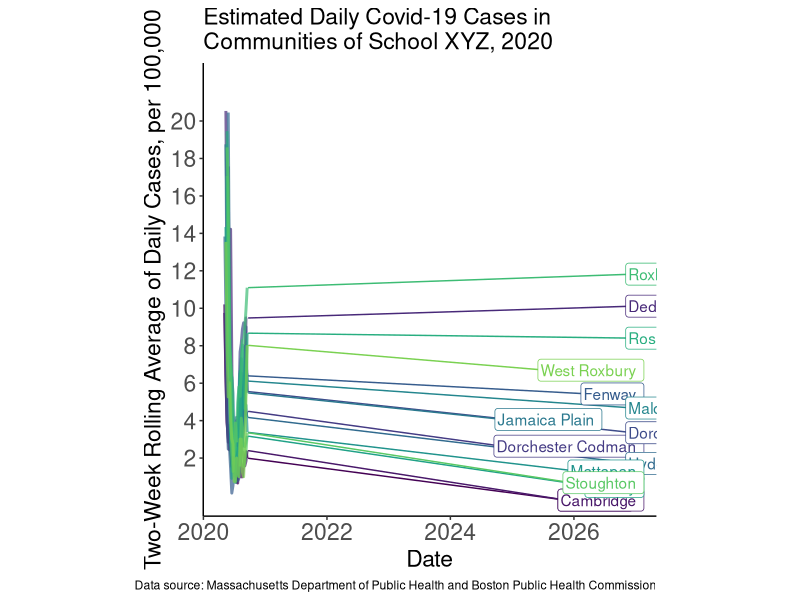
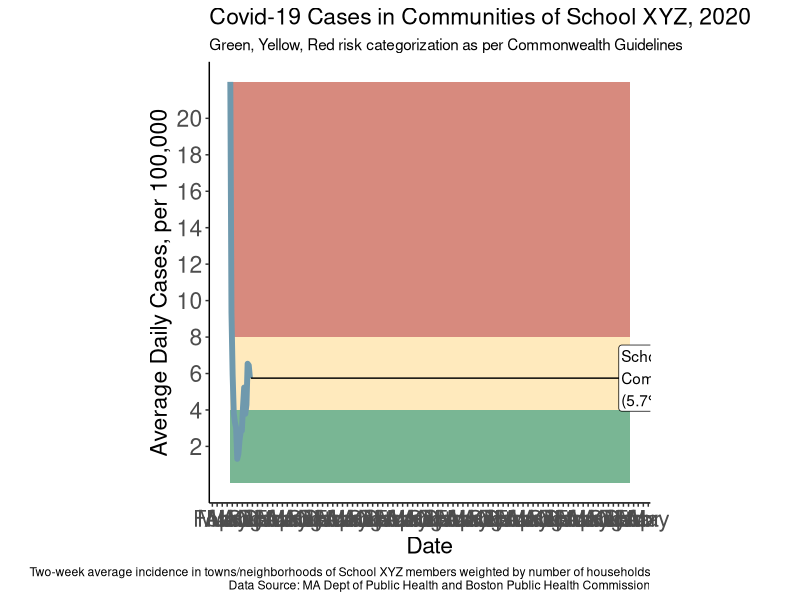
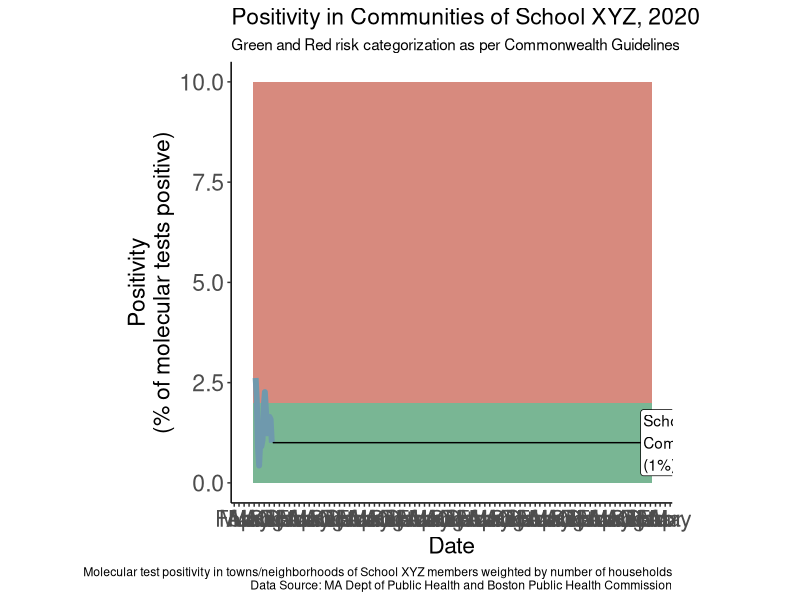

Recreate these plots in R, in order.
library(tidyverse)
library(ggrepel)
library(viridis)


# ###forming .csv files for needed data calls, will not to keep, but saving in case issues arise
# setwd("~/Dropbox (Partners HealthCare)/R files/covid") ## good practice to set a working directory
# ## MA zipcode listing
# MAtowns<-covidtowns %>%
#   distinct(zipcode, .keep_all = TRUE) %>%
#   dplyr::select(zipcode, Town)
# 
# write_csv(MAtowns, "MAtowns.csv")
# 
# ## Unified MDPH and BPHC data, longitudinal
# #MDPH data
# covidtowns1 <-read_excel("MGB census.xlsx", sheet="Towns", guess_max = 20000)
# covidtowns1$date <-(lubridate::ymd(covidtowns1$date))
# covidtowns1$Count <-as.numeric(covidtowns1$Count)
# covidtowns1$Count <-replace_na(covidtowns1$Count, 3)  #MDPH does not report case counts between 1 and 5, impute as 3
# covidtowns1$Tests <-as.numeric(covidtowns1$Tests)
# covidtowns<-covidtowns1 %>%
#   filter(Town != "Boston") %>%  #remove Boston, as included as neighborhoods instead
#   distinct(date, Town, .keep_all = TRUE) %>%
#   dplyr::select(Town, date, Count, Tests)
# 
# #BPHC data
# boscovidtowns1 <-read_excel("MGB census.xlsx", sheet="Boston")
# boscovidtowns1$date <-(lubridate::ymd(boscovidtowns1$date))
# boscovidtowns1$Count <-as.numeric(boscovidtowns1$Count)
# boscovidtowns1$Tests <-as.numeric(boscovidtowns1$Tests)
# boscovidtowns<- boscovidtowns1 %>%
#   distinct(date, Town, .keep_all = TRUE) %>%
#   dplyr::select(Town, date, Count, Tests)
# 
# allcovidtowns<- full_join(covidtowns, boscovidtowns)
# write_csv(allcovidtowns, "allcovidtowns.csv")
# 
# ##town population table
# townpoptable<- covidtowns1 %>%
#   filter(date=="2020-07-08")%>%  #last date MDPH published rates that can be used to impute population
#   mutate(town_population=round((Count*(100000/as.numeric(Rate)))),
#          town_population = replace_na(town_population, 1500) #for towns unable to calc population, setting at 1500
#   )
# townpoptable<-townpoptable %>% dplyr::select(town_population, Town) %>%
#   filter(Town != "Boston")  #remove Boston, as included as neighborhoods instead
# 
# bostownpoptable<-boscovidtowns1 %>%
#   filter(date=="2020-07-08")%>%  
#   mutate(town_population=round((Count*(100000/as.numeric(Rate)))),
#          town_population = replace_na(town_population, 1500) #for towns unable to calc population, setting at 1500
#   )%>%
#   distinct(date, Town, .keep_all = TRUE)
# bostownpoptable<-bostownpoptable %>% dplyr::select(town_population, Town)
# 
# townpoptable<- full_join(townpoptable,bostownpoptable)
# write_csv(townpoptable, "MAtownpoptable.csv")
# 
# ###end

#read in Town/zipcode list for MA
MAtowns<-read_csv(here::here("data", "MAtowns.csv"))

#read in school/organization name
Org.name<-"School XYZ"

#read in school/organization zipcode listing and create zipcode weights
OrgZips<-read_csv(here::here("data", "NSzips.csv"), col_types = cols(.default = "c"))
numberzip<-OrgZips %>% tally()


ZipWeights<- OrgZips %>%
  group_by(zipcode) %>% 
  tally() %>% 
  mutate(weight=n/numberzip$n)

#read in weekly longitudinal town (and Boston neighborhood) data from MDPH/BPHC for testing and case counts
MAcovid<-read_csv(here::here("data", "allcovidtowns.csv"), col_types = cols(.default = "c"))
  MAcovid$date <-(lubridate::ymd(MAcovid$date))
  MAcovid$Count <-as.numeric(MAcovid$Count)
  MAcovid$Tests <-as.numeric(MAcovid$Tests)
  
#read in town/neighborhood populuation table
MAtownpoptable<-read_csv(here::here("data", "MAtownpoptable.csv"))

#add population to MAcovid
MAcovid<-left_join(MAcovid, MAtownpoptable, by="Town")

#add all zipcodes to MAcovid, multiple zipcode per Town (eg Back Bay as 7)
MAcovid<- left_join(MAtowns, MAcovid, by="Town")

##Create school/organization specific dataset and calculate rates

#limit list to organization's zipcodes by adding zips and joining
Org.MAcovid<- dplyr::filter(MAcovid, MAcovid$zipcode %in% ZipWeights$zipcode)
Org.MAcovid<- left_join(Org.MAcovid, ZipWeights, by="zipcode")
  
#calculate town-specific weights and rates
Org<-Org.MAcovid %>%
  distinct(Town, date, .keep_all = TRUE) %>% #need to include otherwise towns with multiple zips have multiple rows
  group_by(Town) %>%
  dplyr::arrange(date, .by_group = TRUE) %>% #avoids the issue with negative incidence for first date for each town due to substracting prior town cases
  mutate(Count.wt=(Count*weight),
         population.wt=town_population*weight,
         Rate=(Count/town_population)*100000,
         Tests.wt=(Tests*weight),
         incidence7day=Rate-(lag(Rate,1)),
         incidence1day=(Rate-lag(Rate,1))/7,
         incidence14day=Rate-lag(Rate,2), 
         incidence1day2wk=(Rate-lag(Rate,2))/14,
         Tests2wk=Tests-(lag(Tests,2)),
         Count2wk=Count-(lag(Count,2)),
         positivity2wk=Count2wk/Tests2wk, 
         town_population=(Count/Rate)*100000,
         testingrate=100000*Tests2wk/ town_population
         )

Org.community<- Org %>%
  arrange(Town,date)   %>% 
  group_by(date) %>% 
  summarise(Count=sum(Count),
            Count.weighted=sum(Count.wt),
            Tests=sum(Tests),
            Tests.weighted=sum(Tests.wt),
            population=sum(town_population),
            population.weighted=sum(population.wt))

Org.community<- Org.community %>% 
  arrange(date)   %>% 
  mutate(incidence14day=((Count.weighted-lag(Count.weighted,2))/population.weighted)*100000,
         incidence1day=incidence14day/14,
         positivity14day=100*((Count.weighted-lag(Count.weighted,2))/(Tests.weighted-lag(Tests.weighted,2)))
         )
  

Org %>%
  mutate(incidence1day=replace(incidence1day,incidence1day > 22, 22)) %>% #overwrite peak to fit in plot
  ggplot( aes(x=date, group=Town, color=Town)) +
  theme_classic() + theme(aspect.ratio=1, plot.title = element_text(size = rel(1.5)),
                          axis.title = element_text(size = rel(1.5)), axis.text = element_text(size = rel(1.5)))+
  geom_line(aes(y=incidence1day2wk), alpha=.7, size=1) +
  scale_color_viridis(discrete = TRUE, end=0.8, option = "D")+
  geom_label_repel(data=Org %>%
                     filter(date == last(date)), aes(label= Town,
                                                     x = date ,  y = incidence1day2wk), 
                   hjust=0,
                   xlim=c(Sys.Date(), as.Date(NA)))+
  guides(color=FALSE) +
  scale_y_continuous(limits= c(0,22), breaks= c(2,4,6,8,10, 12, 14, 16,18,20))+
  # scale_fill_viridis(discrete = TRUE, end=0.85, option = "D")+
  guides(color=FALSE) +
  labs(x="Date", y="Two-Week Rolling Average of Daily Cases, per 100,000",
       title=paste0("Estimated Daily Covid-19 Cases in\nCommunities of ", Org.name,", 2020"),
       caption="Data source: Massachusetts Department of Public Health and Boston Public Health Commission" )+
  scale_x_date(limits= c(as.Date("2020-05-01"), Sys.Date()+45))

# daily casses plot
Org.community %>%
  filter(date > as.Date("2020-05-07")) %>%  #data not available for all prior 
  mutate(incidence1day=replace(incidence1day,incidence1day > 22, 22)) %>% #overwrite peak average (~23) to fit in plot
  add_row(date=as.Date(Sys.Date()+55), incidence1day=NA) %>% #add row with xmax so that ribbbon plots to max date
  ggplot( aes(x=date)) +
  geom_ribbon(aes(ymin=0, ymax=4), fill="#20854E99")+
  geom_ribbon(aes(ymin=4, ymax=8), fill="#FFDC9199")+
  geom_ribbon(aes(ymin=8, ymax=22), fill="#BC3C2999")+
  theme_classic() + theme(aspect.ratio=1, plot.title = element_text(size = rel(1.5)),
                          axis.title = element_text(size = rel(1.5)), axis.text = element_text(size = rel(1.5)))+
  geom_line(aes(y=incidence1day), alpha=1, size=2, color="#6F99ADFF") +
  geom_label_repel(data=Org.community %>%
                     filter(date == last(date)), 
                   aes(label=paste0(Org.name, "\nCommunity Average\n","(",round(incidence1day,1),"%)"),
                       x = date ,  y = incidence1day),
                   hjust=0,
                   xlim=c(Sys.Date(), as.Date(NA)))+
  guides(color=FALSE) +
  scale_y_continuous(limits= c(0,22), breaks= c(2,4,6,8,10, 12, 14, 16,18,20))+
  scale_x_date(limits= c(as.Date("2020-05-14"), Sys.Date()+55), date_breaks = "1 month",date_labels = "%b")+
  guides(color=FALSE) +
  labs(x="Date", y="Average Daily Cases, per 100,000",
       title=paste0("Covid-19 Cases in Communities of ", Org.name,", 2020"),
       subtitle = "Green, Yellow, Red risk categorization as per Commonwealth Guidelines",
       caption=paste0("Two-week average incidence in towns/neighborhoods of ", Org.name," members weighted by number of households\nData Source: MA Dept of Public Health and Boston Public Health Commission")
  )

#positivity plot
Org.community %>%
  filter(date > as.Date("2020-05-20")) %>%  #data not available for all prior 
  mutate(positivity14day=replace(positivity14day,positivity14day > 10, 10)) %>% #overwrite peak average  to fit in plot
  add_row(date=as.Date(Sys.Date()+55), incidence1day=NA) %>% #add row with xmax so that ribbbon plots to max date
  ggplot( aes(x=date)) +
  geom_ribbon(aes(ymin=0, ymax=2), fill="#20854E99")+
  geom_ribbon(aes(ymin=2, ymax=10), fill="#BC3C2999")+
  theme_classic() + theme(aspect.ratio=1, plot.title = element_text(size = rel(1.5)),
                          axis.title = element_text(size = rel(1.5)), axis.text = element_text(size = rel(1.5)))+
  geom_line(aes(y=positivity14day), alpha=1, size=2, color="#6F99ADFF") +
  geom_label_repel(data=Org.community %>%
                     filter(date == last(date)), 
                   aes(label=paste0(Org.name, "\nCommunity Average\n","(",round(positivity14day,2),"%)"),
                       x = date ,  y = positivity14day),
                   hjust=0,
                   xlim=c(Sys.Date(), as.Date(NA)))+
  guides(color=FALSE) +
  scale_y_continuous(limits= c(0,10))+
  scale_x_date(limits= c(as.Date("2020-05-14"), Sys.Date()+55), date_breaks = "1 month",date_labels = "%b")+
  guides(color=FALSE) +
  labs(x="Date", y="Positivity\n(% of molecular tests positive)",
       title=paste0("Positivity in Communities of ", Org.name,", 2020"),
       subtitle = "Green and Red risk categorization as per Commonwealth Guidelines",
       caption=paste0("Molecular test positivity in towns/neighborhoods of ", Org.name," members weighted by number of households\nData Source: MA Dept of Public Health and Boston Public Health Commission")
  )

